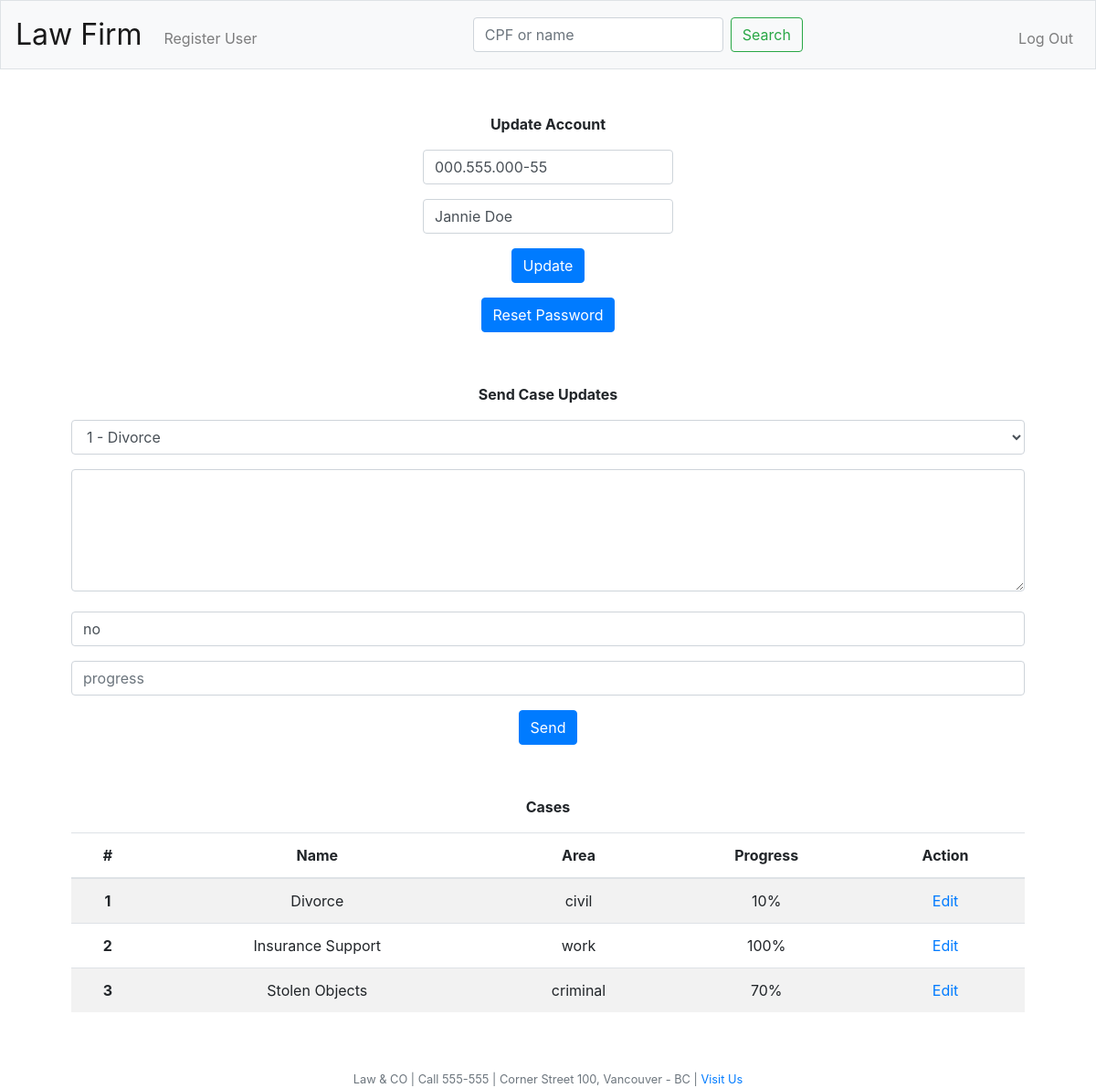
Page /profile?id=2 (signed in) on the committed database.
### tables this page shows
CREATE TABLE users ('id' INTEGER PRIMARY KEY AUTOINCREMENT NOT NULL, 'username' TEXT NOT NULL, 'hash' TEXT NOT NULL, 'name' TEXT NOT NULL);

CREATE TABLE cases ('id' INTEGER PRIMARY KEY AUTOINCREMENT NOT NULL, 'user_id' NUMERIC NOT NULL, 'owner_id' NUMERIC NOT NULL, 'name' TEXT NOT NULL, 'area' TEXT NOT NULL, 'update' DATETIME NOT NULL, 'progress' NUMERIC NOT NULL);

### application.py (the view)
@app.route("/profile")
@login_required
@admin_login_required
def profile():
    user_id = request.args.get("id")
    if not user_id:
        return redirect("/admin")
    data = db.execute("SELECT * FROM users WHERE id = :user_id", user_id=user_id)
    cases = db.execute("SELECT * FROM cases WHERE user_id = :user_id", user_id=user_id)
    return render_template("profile.html", data=data, cases=cases)

### application.py (called while the page is built)
@app.after_request
def after_request(response):
    response.headers["Cache-Control"] = "no-cache, no-store, must-revalidate"
    response.headers["Expires"] = 0
    response.headers["Pragma"] = "no-cache"
    return response

### helpers.py (called while the page is built)
def login_required(f):
    @wraps(f)
    def decorated_function(*args, **kwargs):
        if session.get("user_id") is None:
            return redirect("/login")
        return f(*args, **kwargs)
    return decorated_function

def admin_login_required(f):
    @wraps(f)
    def decorated_function(*args, **kwargs):
        if session.get("user_id") != 3:
            return redirect("/login")
        return f(*args, **kwargs)
    return decorated_function

### templates/profile.html (shortened to what this page needs)
{% extends "layout.html" %}
{% block main %}
    <p><b>Update Account</b></p>
    <form action="/update" method="post">
        <div class="form-group">
            <input oninput="mascara(this, 'cpf')" id="campo4" autocomplete="off"  class="form-control" name="username"
             type="text" value="{{ data[0]['username'] }}">
        </div>
        <div class="form-group">
            <input class="form-control" name="name" value="{{ data[0]['name'] }}" type="text">
        </div>
        <button class="btn btn-primary" type="submit">Update</button>
    </form>
    <form action="/reset_pass" method="post">
        <button class="btn btn-primary" type="submit">Reset Password</button>
    </form>
    {% if cases %}
    <h1></br></h1>
    <p><b>Send Case Updates</b></p>
        <form action="/push" method="post">
        <div class="form-group">
            <select class="form-control" style="width: 100%;" name="case_id">
              {% for case in cases %}
              <option value="{{ case['id'] }}">{{ case['id'] }} - {{ case['name'] }}</option>
              {% endfor %}
            </select>
        </div>
        <div class="form-group">
            <textarea class="form-control" style="width: 100%;" name="content" rows="5"></textarea>
        </div>
        <div class="form-group">
            <input autocomplete="off"  class="form-control" style="width: 100%;" name="action"
             type="text" placeholder="action" value="no">
        </div>
        <div class="form-group">
            <input autocomplete="off"  class="form-control" style="width: 100%;" name="progress"
             type="number" min="0" max="100" placeholder="progress"">
        </div>
        <button class="btn btn-primary" type="submit">Send</button>
    </form>
    {% endif %}
    <h1></br></h1>
    <p><b>Cases</b></p>
    {% if cases %}
            <table class="table table-striped">
          <thead>
            <tr>
              <th scope="col">#</th>
              <th scope="col">Name</th>
              <th scope="col">Area</th>
              <th scope="col">Progress</th>
              <th scope="col">Action</th>
            </tr>
          </thead>
          <tbody>
        {% for case in cases %}
            <tr>
              <th scope="row">{{ case['id'] }}</th>
              <td>{{ case['name'] }}</td>
              <td>{{ case['area'] }}</td>
              <td>{{ case['progress'] }}%</td>
              <td><a href="/edit_case?id={{ case['id'] }}">Edit</a></td>
            </tr>
        {% endfor %}
        </table>
    {% else %}
    <p class="text-muted">No registered cases yet</p>
    {% endif %}
{% endblock %}

### static/styles.css (style rules this page uses)
main .form-control { display: inline-block; width: auto; }

### rows in the picture
users: username "000.555.000-55", name "Jannie Doe"
cases: id "1", name "Divorce", area "civil", progress "10"
cases: id "2", name "Insurance Support", area "work", progress "100"
cases: id "3", name "Stolen Objects", area "criminal", progress "70"

### other values in the picture
form field case_id "1 - Divorce"
